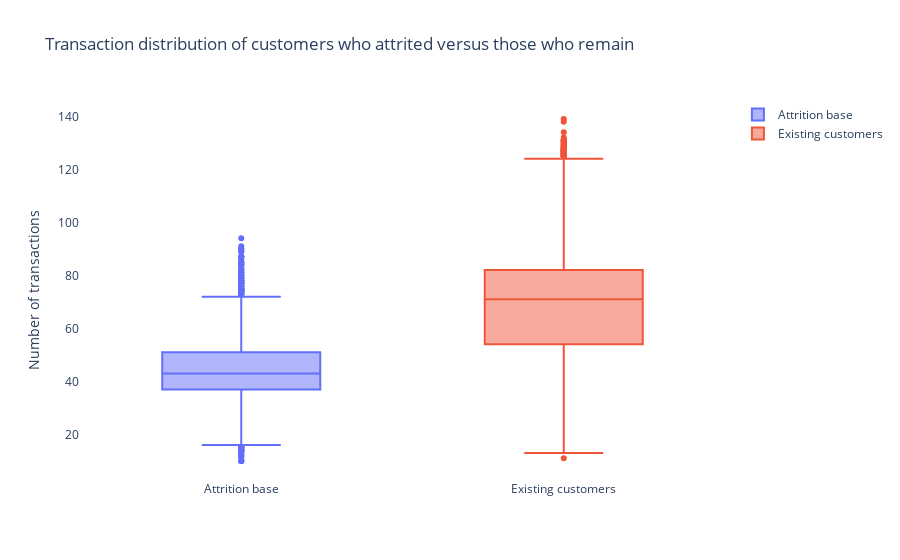

Notebook code cell kept with this figure:
### Markdown cell above
# Hypothesis 3: customers who transact less are more likely to attrite
In this hypothesis we want to understand if customers who transact less are more likely to attrite.  First lets look at overall transaction levels

### Code cell
#Build the boxplot
fig3 = go.Figure()
fig3.add_trace(go.Box(y = dfatt['Total_Trans_Ct'], name = 'Attrition base'))
fig3.add_trace(go.Box(y = dfexis['Total_Trans_Ct'], name = 'Existing customers'))
fig3.update_layout(plot_bgcolor = 'white', title = 'Transaction distribution of customers who attrited versus those who remain', yaxis = dict(title = 'Number of transactions'))
fig3.show()

### Figure 1 — Plotly figure (JSON) as saved in the notebook; plotly's stock layout.template omitted (floating-point values rounded to 4 significant figures; data arrays with more than 128 entries replaced by an {"elided": "..."} marker saying what was removed)
{"data": [{"name": "Attrition base", "type": "box", "y": {"elided": "1627 int values"}}, {"name": "Existing customers", "type": "box", "y": {"elided": "8500 int values"}}], "layout": {"autosize": true, "plot_bgcolor": "white", "title": {"text": "Transaction distribution of customers who attrited versus those who remain"}, "xaxis": {"autorange": true, "range": [-0.5, 1.5], "type": "category"}, "yaxis": {"autorange": true, "range": [2.833, 146.2], "title": {"text": "Number of transactions"}, "type": "linear"}}}
